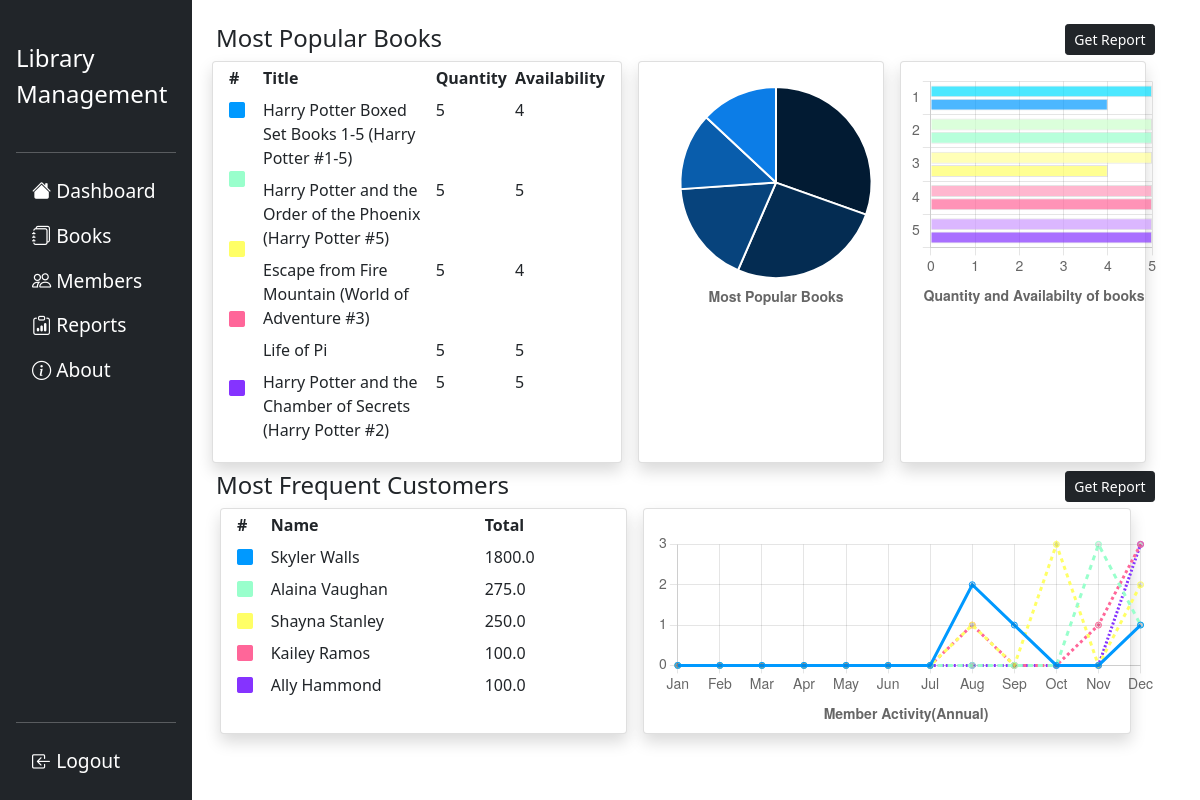
Before: /reports (signed in) with the older database file.
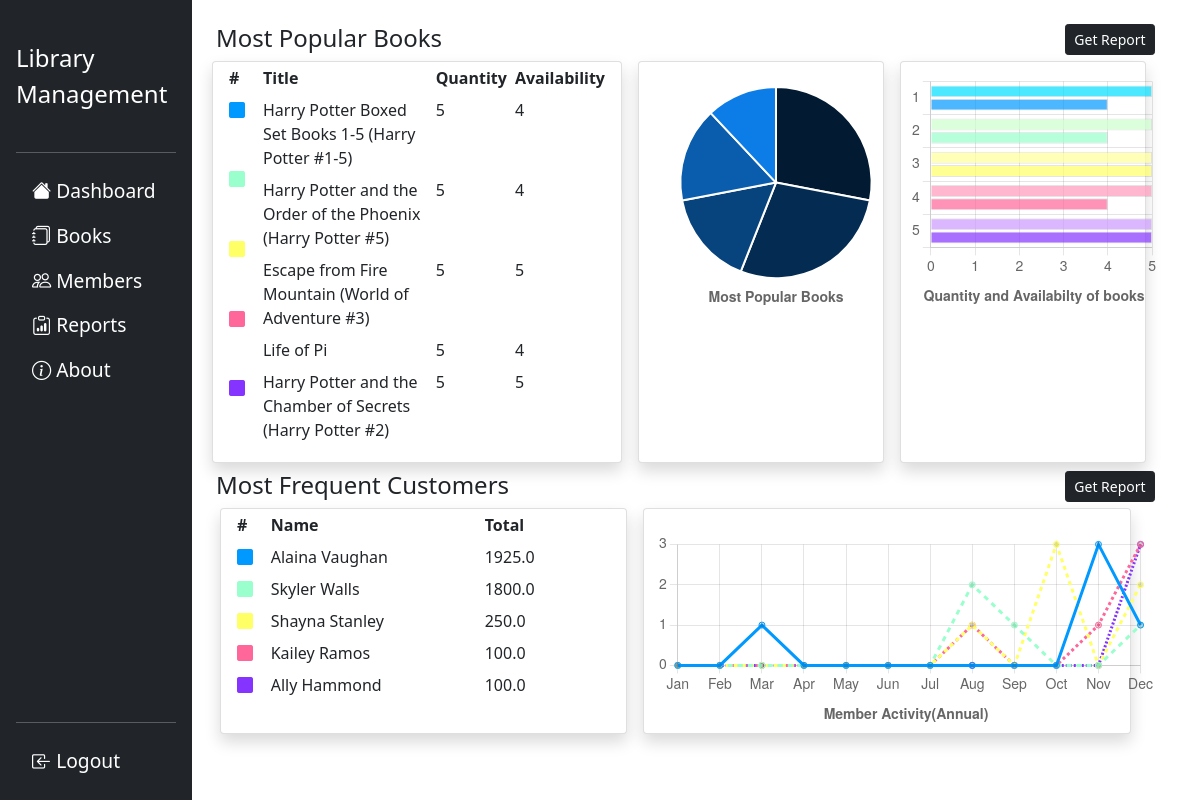
After: the same page with the newer database file.
### flasklib/models.py (models this page shows, shortened)
class Book(db.Model):
    bid=db.Column(db.Integer,primary_key=True)
    title=db.Column(db.String,nullable=False)
    authors=db.Column(db.String,nullable=False)
    average_rating=db.Column(db.String,nullable=False)
    isbn=db.Column(db.String,nullable=False)
    publisher=db.Column(db.String,nullable=False)
    publish_date=db.Column(db.String,nullable=False)
    quantity=db.Column(db.Integer,nullable=False,default=5)
    availability=db.Column(db.Integer,nullable=False,default=5)
    borrowers=db.Column(db.String,db.ForeignKey('member.mid'),default='')

class Member(db.Model):
    mid=db.Column(db.Integer,primary_key=True)
    mname=db.Column(db.String(20),nullable=False)
    email=db.Column(db.String,unique=True,nullable=False)
    contact=db.Column(db.String(12),nullable=False)
    date_added=db.Column(db.DateTime,default=datetime.utcnow)
    debt=db.Column(db.Float,nullable=False,default=0)
    dues=db.Column(db.String,default='')
    books=db.relationship('Book',backref='issued_to',lazy=True)
    issues=db.relationship('BookIssue',backref='issues',lazy=True)

### flasklib/main/routes.py (the view, shortened to what this page needs)
@main.route('/reports',methods=['GET','POST'])
@login_required
def reports():
    popular=db.session.query(BookIssue.bid,func.count(BookIssue.issue_id).label('qty')).group_by(BookIssue.bid).order_by(desc('qty')).limit(10)
    books=[]
    bcount=[]
    for p in popular:
        books.append(Book.query.get(p[0]))
        bcount.append(p[1])
    if len(bcount)==0:
        bcount=[1,1,1,1,1]
    most_paying=db.session.query(BookIssue.mid,func.sum(BookIssue.fee)).filter_by(returned=1).group_by(BookIssue.mid).all()
    members=[[Member.query.get(m[0]),m[1]] for m in most_paying]
    for i in range(len(members)):
        members[i][1]=members[i][1]-members[i][0].debt
    activity={}
    for m in members:
        issues=BookIssue.query.filter_by(mid=m[0].mid).all()
        monthwise=[0]*12
        for i in issues:
            monthwise[(i.issue_date.month)-1]+=1
        activity[m[0].mid]=monthwise
    return render_template('templates_reports/reports.html',title='Reports',books=books[:5],bcount=bcount[:5],members=members,activity=activity)

### flasklib/models.py (called while the page is built)
@login_manager.user_loader
def load_user(user_id):
    return Admin.query.get(int(user_id))

### flasklib/templates/templates_reports/reports.html (shortened to what the changed rows need)
{% extends 'layout.html' %}
{% block content %}
<div class="container">
  {% set booknames=[] %}
  {% set booksqty=[] %}
  {% set booksavail=[] %}
  <div class="row ps-3 gap-3">
    <div class="card col-5 shadow rounded">
      <div class="row">
        <div class="col-1">
          <table class="table table-borderless table-sm" style="height: 95%;">
            <thead>
              <th scope="col">#</th>
            </thead>
          </table>
        </div>
        <div class="col-11">
          <table class="table responsive table-borderless table-sm">
            <thead>
              <tr>
                <th scope="col">Title</th>
                <th scope="col">Quantity</th>
                <th scope="col">Availability</th>
              </tr>
            </thead>
            <tbody>
              {% if books|length == 0 %}
                {% for i in range(1,6) %}
                <tr>
                  <td>Title {{ i }}</td>
                  <td>Quantity {{ i }}</td>
                  <td>Availability {{ i }}</td>
                </tr>
                {% endfor %}
              {% else %}
                {% for book in books %}
                <tr>
                  <td>{{ book.title }}</td>
                  <td>{{ book.quantity }}</td>
                  <td>{{ book.availability }}</td>
                </tr>
                {% endfor %}
              {% endif %}
          </table>
        </div>
      </div>
    </div>
    <div class="card col-3 shadow rounded">
      <canvas class="mt-4" id="popularityChart" height=230rem width=250rem></canvas>
    </div>
    <div class="card col-3 p-2 shadow rounded">
      <canvas id="quantityChart" height=245rem width=250rem></canvas>
    </div>
  </div>
  <div class="row ps-4 gap-3">
    <div class="card col-5 shadow rounded">
      <div class="row">
        <div class="col-1">
          <table class="table table-borderless table-sm">
            <thead>
              <th scope="col">#</th>
            </thead>
          </table>
        </div>
        <div class="col-10">
          <table class="col-10 table table-borderless table-sm">
            <thead>
              <tr>
                <th scope="col">Name</th>
                <th scope="col">Total</th>
              </tr>
            </thead>
            <tbody>
              {% set memberactivity=[] %}
              {% if members|length == 0 %}
                {% for i in range(1,6) %}
                <tr>
                  <td>Name {{ i }}</td>
                  <td>Amount {{ i }}</td>
                </tr>
                {% endfor %}
              {% else %}
                {% for member in (members|sort(attribute='1',reverse=True))[:5] %}
                <tr>
                  <td>{{ member[0].mname }}</td>
                  <td>{{ member[1] }}</td>
                </tr>
                {% endfor %}
              {% endif %}
            </tbody>
          </table>
        </div>
      </div>
    </div>
    <div class="card col-6 shadow rounded">
      <canvas class="mt-4" id="memberChart" height=200rem width=500rem></canvas>
    </div>
  </div>
</div>
<script>
  createPie('popularityChart',{{ booknames| safe}}, {{ bcount| safe}});
  createBar('quantityChart',{{ booksqty| safe}}, {{ booksavail| safe}});
  createMemberLine({{ memberactivity| safe}});
</script>
{% endblock content %}

Changed rows visible on the page:
changed Book "Harry Potter and the Order of the Phoenix (Harry Potter #5)": availability "5" → "4"
changed Book "Escape from Fire Mountain (World of Adventure #3)": availability "4" → "5"
changed Book "Life of Pi": availability "5" → "4"
shown differently, row unchanged: Member "Alaina Vaughan": member "275.0" → "1925.0"; moves up the list
Other visible differences:
chart data {{ bcount| safe }}: [7, 6, 4, 3, 3] → [7, 7, 4, 4, 3]
chart data {{ booksavail| safe }}: [4, 5, 4, 5, 5] → [4, 4, 5, 4, 5]
chart data {{ memberactivity| safe }}: [[0, 0, 0, 0, 0, 0, 0, 2, 1, 0, 0, 1], [0, 0, 0, 0, 0, 0, 0, 0, 0, 0, 3, 1], [0, 0, 0, 0, 0, 0, 0, 1, 0, 3, 0, 2], [0, 0, 0, 0, 0, 0, 0, 1, 0, 0, 1, 3], [0, 0, 0, 0, 0, 0, 0, 0, 0, 0, 0, 3]] → [[0, 0, 1, 0, 0, 0, 0, 0, 0, 0, 3, 1], [0, 0, 0, 0, 0, 0, 0, 2, 1, 0, 0, 1], [0, 0, 0, 0, 0, 0, 0, 1, 0, 3, 0, 2], [0, 0, 0, 0, 0, 0, 0, 1, 0, 0, 1, 3], [0, 0, 0, 0, 0, 0, 0, 0, 0, 0, 0, 3]]
